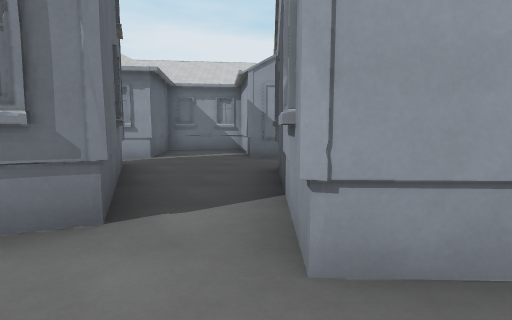
view 1 (above)

16 first-person views from a walk through a 3-D level made in the Godot game engine. The camera is 1.4 m above the floor, tilts 6° down and sees 80° across. Doors that lead somewhere are drawn open, without their leaves. The floor is counted in squares, 2 m on a side. Each view is taken from the middle of a square. On the plan, view 1 faces up. The plan holds only what a view shows up to about 10 squares ahead; the rest is blank. The place goes on beyond the plan. Surface patterns are stand-ins for the level's own textures.

view 2
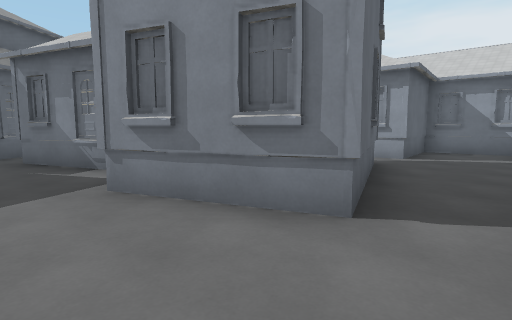

view 3
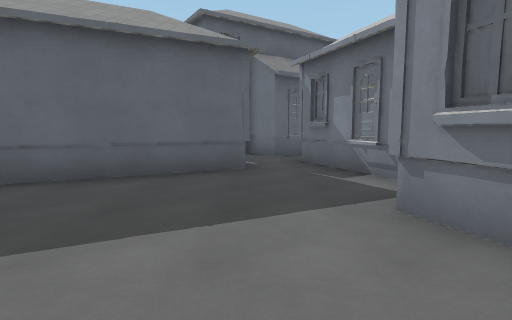

view 4
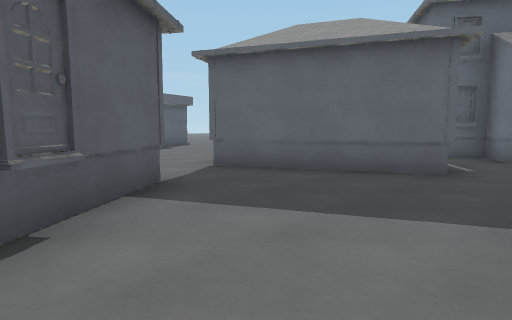

view 5
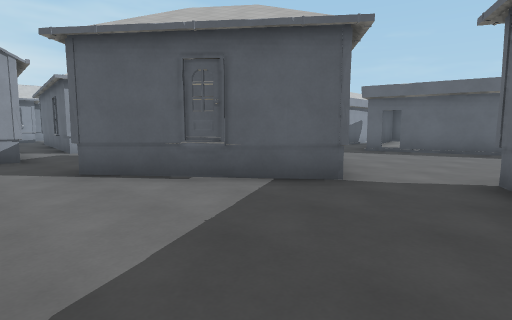

view 6
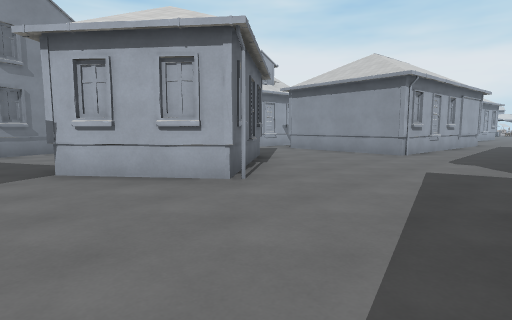

view 7
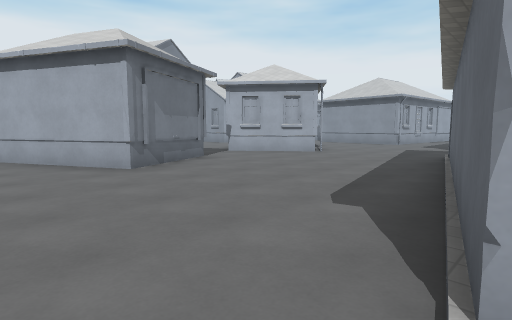

view 8
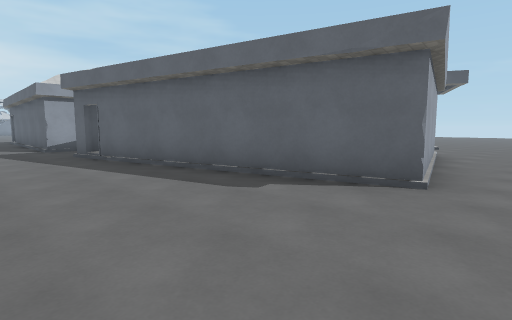

view 9
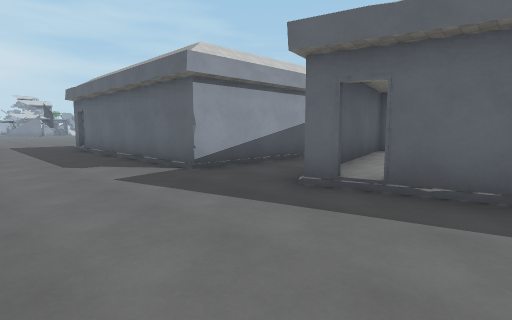

view 10
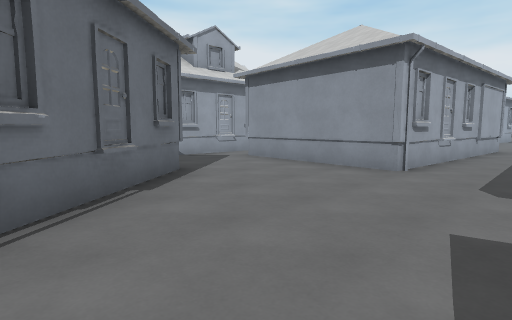

view 11
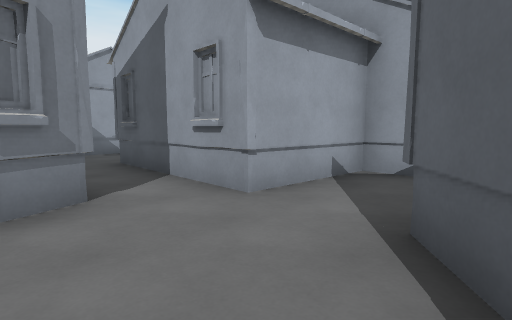

view 12
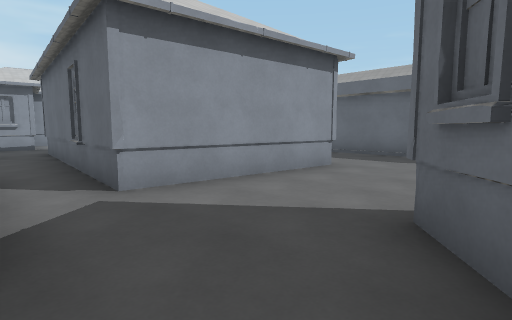

view 13
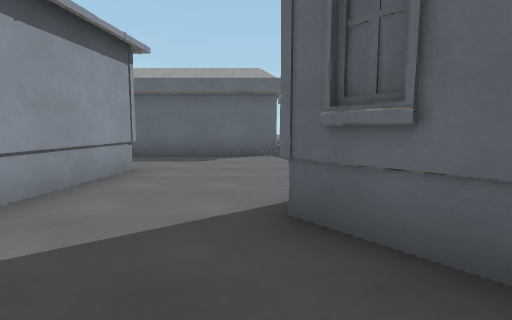

view 14
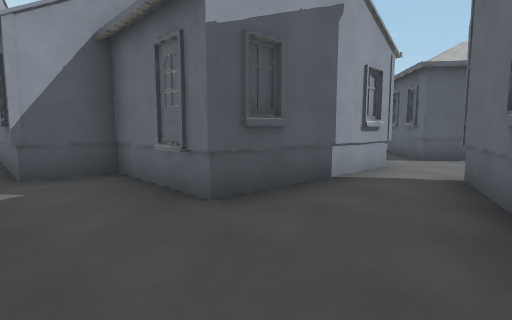

view 15
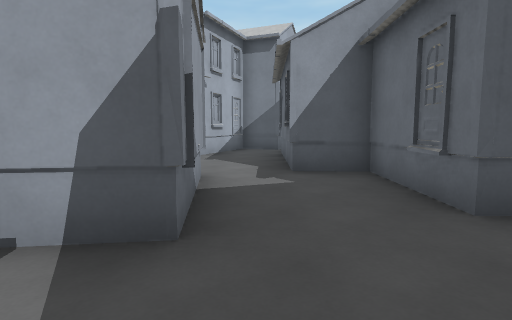

view 16
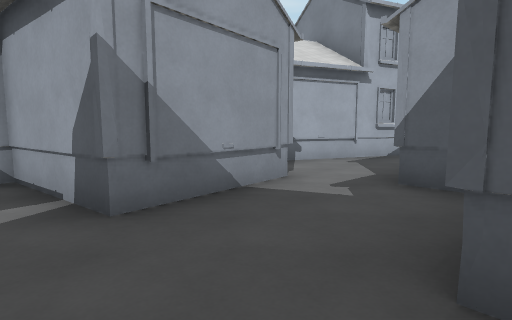

### Floor plan
Ten units are one square. View 1 is at (0, 0); x grows to the right and y downward. Boxes are objects, and circles mark ways between rooms. Rooms are numbered by the first view taken in them; rooms with no view inside come last. Other rooms are left out.
<svg viewBox="-95 -105 195 222">
<path fill="none" stroke="#000" d="M-25 -14 -36 -11M-16 16 -12 13M-11 -22 -37 -11M-30 27 1 3 18 24M-51 -20 -76 -9M-63 1 -45 37M27 1 27 -13 2 -13M-12 83 -6 81M-45 37 -69 49 -84 19M13 15 18 24 -13 48 -30 27M15 112 15 80 76 80M-76 111 -79 99 -13 83M45 1 31 0M95 56 41 52 44 13M-25 -58 -11 -22M-2 -74 -5 -100 -28 -97 -25 -72 -32 -71M9 -53 15 -53M2 -43 3 -53 28 -52 29 -64M2 -13 3 -53M29 -64 65 -63M25 -78 -2 -74M78 -62 81 -70M80 -75 41 -91"/>
<circle cx="-40" cy="30" r="3" fill="#2a7"/>
<circle cx="20" cy="10" r="3" fill="#2a7"/>
<circle cx="-5" cy="-20" r="3" fill="#2a7"/>
<circle cx="15" cy="-70" r="3" fill="#2a7"/>
<text x="-20" y="0">1</text>
<text x="-20" y="60">2</text>
<text x="-10" y="-60">3</text>
<text x="40" y="-70">4</text>
</svg>
Room 1 opens to room 2. Room 1 opens to room 3. Room 3 opens to room 4.

Where each view was taken, in squares from view 1:
view 1: 0 up, 0 right, facing up
view 2: 0 up, 0 right, facing up-left
view 3: 0 up, 1 left, facing left
view 4: 1 up, 1 left, facing down-left
view 5: 1 up, 5 left, facing down-right
view 6: 8 down, 4 left, facing up-right
view 7: 10 down, 9 left, facing up-right
view 8: 6 down, 9 left, facing down-right
view 9: 5 down, 3 left, facing down-right
view 10: 7 down, 1 left, facing up-right
view 11: 1 down, 2 left, facing up-right
view 12: 0 up, 1 right, facing down-right
view 13: 0 up, 2 right, facing down
view 14: 7 up, 2 left, facing down-right
view 15: 7 up, 2 left, facing right
view 16: 5 up, 1 left, facing up-right
